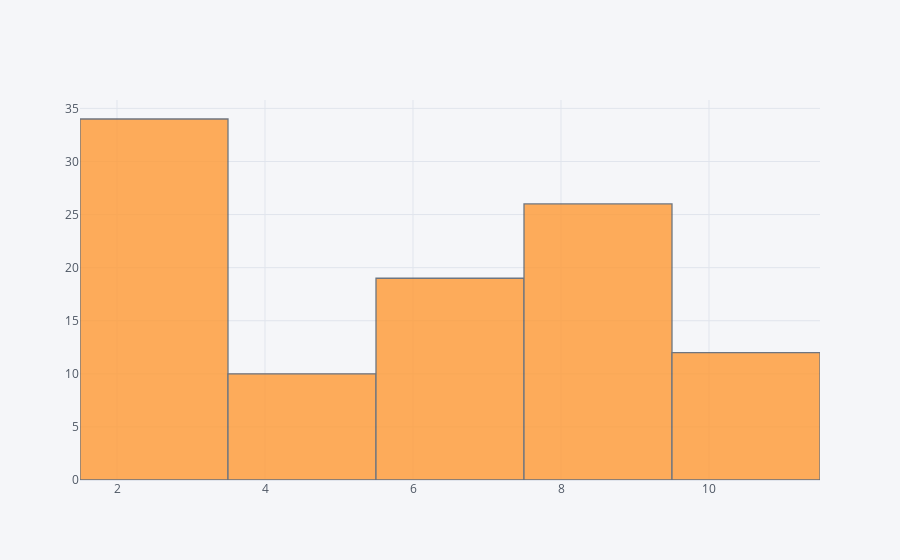

Notebook cell for this chart:
### Code cell
Final_Result['PartyCode'].iplot(kind= 'hist')

### Figure 1 — Plotly figure (JSON) as saved in the notebook; plotly's stock layout.template omitted (floating-point values rounded to 4 significant figures)
{"data": [{"histfunc": "count", "histnorm": "", "marker": {"color": "rgba(255, 153, 51, 1.0)", "line": {"color": "#4D5663", "width": 1.3}}, "name": "PartyCode", "opacity": 0.8, "orientation": "v", "type": "histogram", "x": [2, 8, 2, 8, 2, 2, 6, 8, 8, 2, 6, 2, 6, 2, 2, 2, 2, 2, 2, 2, 2, 2, 2, 2, 2, 2, 2, 2, 2, 2, 2, 2, 2, 2, 4, 4, 4, 4, 4, 4, 4, 6, 6, 6, 6, 6, 6, 6, 6, 6, 6, 6, 6, 8, 8, 8, 8, 8, 8, 8, 8, 8, 8, 8, 8, 8, 8, 8, 8, 8, 8, 10, 10, 10, 10, 10, 10, 10, 10, 10, 10, 2, 2, 2, 2, 2, 2, 2, 4, 4, 4, 6, 6, 6, 6, 8, 8, 8, 8, 10, 10]}], "layout": {"autosize": true, "barmode": "overlay", "legend": {"bgcolor": "#F5F6F9", "font": {"color": "#4D5663"}}, "paper_bgcolor": "#F5F6F9", "plot_bgcolor": "#F5F6F9", "title": {"font": {"color": "#4D5663"}}, "xaxis": {"autorange": true, "gridcolor": "#E1E5ED", "range": [1.5, 11.5], "showgrid": true, "tickfont": {"color": "#4D5663"}, "title": {"font": {"color": "#4D5663"}, "text": ""}, "type": "linear", "zerolinecolor": "#E1E5ED"}, "yaxis": {"autorange": true, "gridcolor": "#E1E5ED", "range": [0, 35.79], "showgrid": true, "tickfont": {"color": "#4D5663"}, "title": {"font": {"color": "#4D5663"}, "text": ""}, "zerolinecolor": "#E1E5ED"}}}
